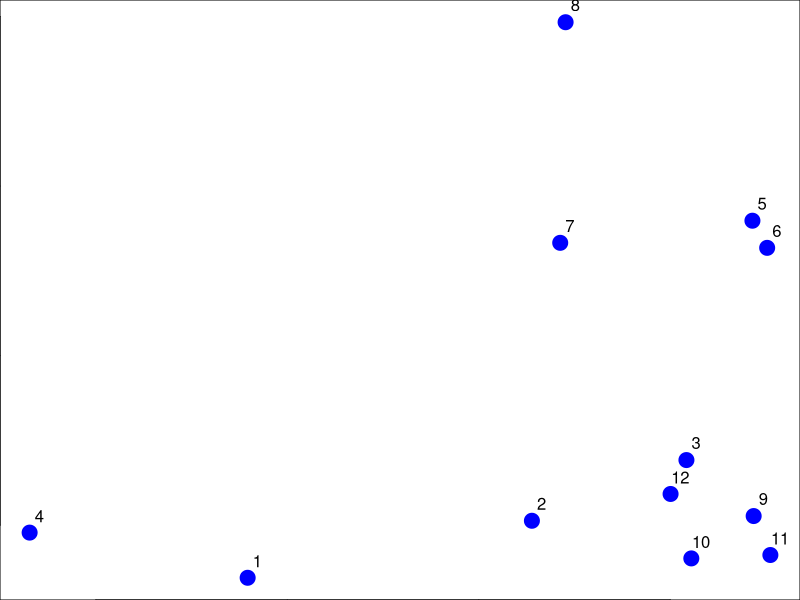
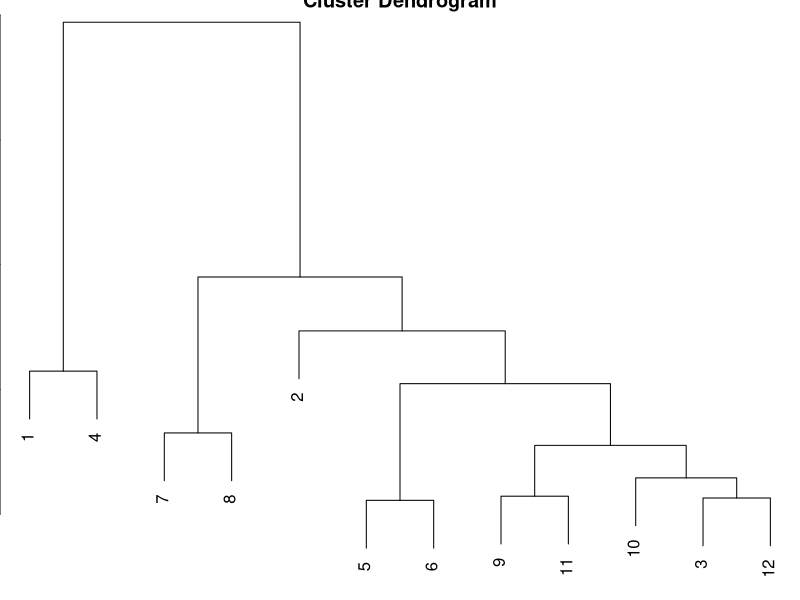
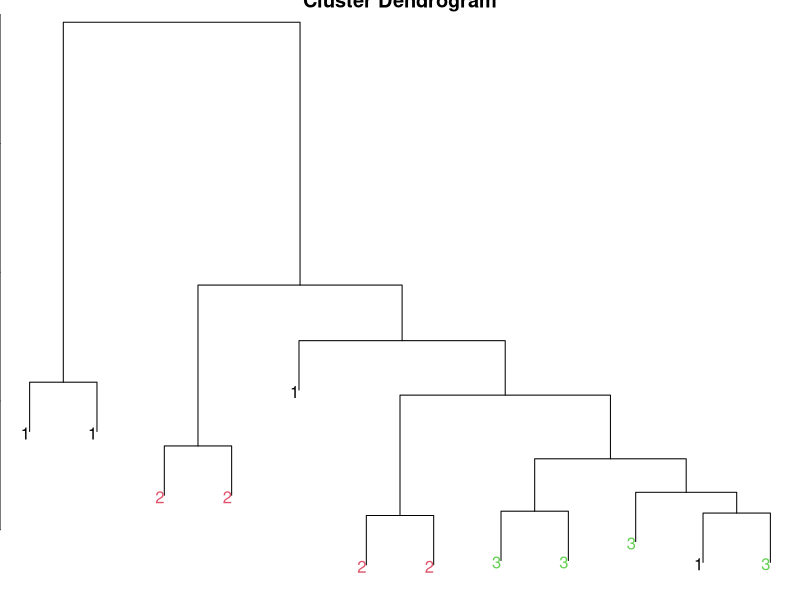

The R script that drew these images, in order: (Note: this script raises an error after producing the figures.)
#Hierarchical clustering

set.seed(1234)
par(mar = c(0,0,0,0))
x <- rnorm(12, mean = rep(1:3, each = 4, sd = 0.2))
y <- rnorm(12, mean = rep(c(1,2,1), each = 4), sd = 0.2)
plot(x,y, col = "blue", pch =19, cex = 2)
text(x + 0.05,y + 0.05, labels = as.character(1:12))

# clustering algorithm

dataFrame <- data.frame(x=x,y=y)
distxy <- dist(dataFrame)
hClustering <- hclust(distxy)
plot(hClustering)

#clust function
myplclust <- function(hclust, lab = hclust$labels, lab.col = rep(1, length(hclust$labels)), hang = 0.1, ...){
  y <- rep(hclust$height, 2)
  x <- as.numeric(hclust$merge)
  y <- y[which(x < 0)]
  x <- x[which(x < 0)]
  x <- abs(x)
  y <- y[order(x)]
  x <- x[order(x)]
  plot(hclust, labels = FALSE, hang = hang, ...)
  text(x=x,y=y[hclust$order] - (max(hclust$height) * hang), labels = lab[hclust$order], col = lab.col[hclust$order], str = 90, adj = c(1,0.5), xpd = NA, ...)
}

myplclust(hClustering, lab = rep(1:3, each =4), lab.col = rep(1:3, each = 4))


# heatmap()

dataFrame <- data.frame(x =x, y=y)
set.seed(143)
dataMatrix <- as.matrix(dataFrame[sample(1:12),])
haetmap(dataMatrix)